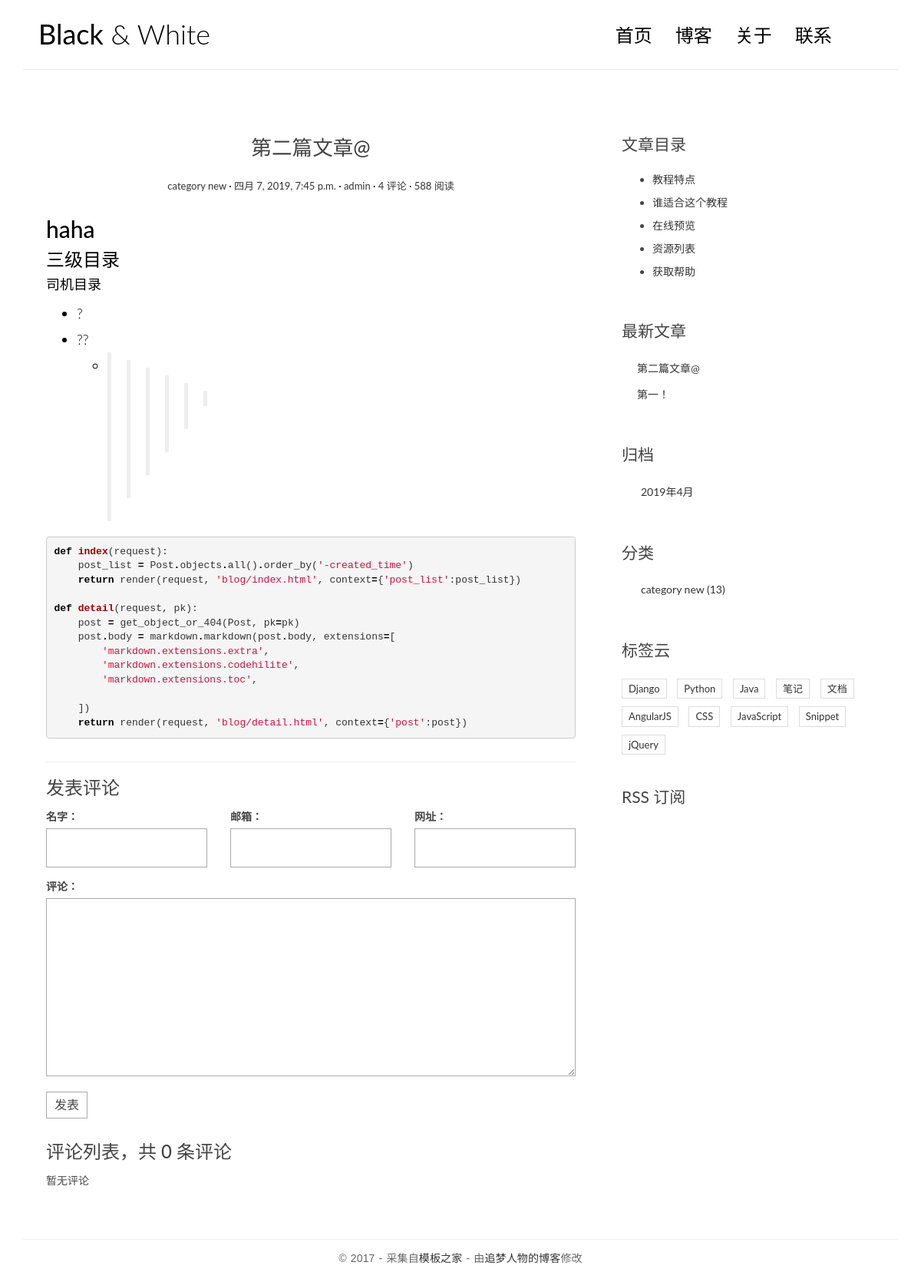
Screenshot of /post/3 with the database file from the repository.
### blog/models.py (models this page shows, shortened)
class Post(models.Model):
    title = models.CharField(max_length=70)
    body = models.TextField()
    created_time = models.DateTimeField()
    modified_time = models.DateTimeField()
    excerpt = models.CharField(max_length=200, blank=True)
    category = models.ForeignKey(Category, on_delete=models.CASCADE)
    tag = models.ManyToManyField(Tag)
    author = models.ForeignKey(User, on_delete=models.CASCADE)
    def get_absolute_url(self):  # /post/255/
        return reverse('blog:detail', kwargs={'pk': self.pk})
    class Meta:
        ordering=['-created_time']

class Category(models.Model):
    name = models.CharField(max_length=100)
    def __str__(self):
        return self.name

### blog/views.py (the view)
# urls.py: path('post/<int:pk>', views.detail, name='detail'),
def detail(request, pk):
    post = get_object_or_404(Post, pk=pk)
    post.body = markdown.markdown(post.body, extensions=[
        'markdown.extensions.extra',
        'markdown.extensions.codehilite',
        'markdown.extensions.toc',
    ])
    form = CommentForm()
    comment_list = post.comment_set.all()
    context = {
        'post':post,
        'form':form,
        'comment_list':comment_list
    }
    return render(request, 'blog/detail.html', context=context)

### comments/forms.py
class CommentForm(forms.ModelForm):
    class Meta:
        model = Comment   #表单对应的数据库模型是Comment类
        fields = ['name', 'email', 'url', 'text']  #指定表单需要显示的字段

### blog/templatetags/blog_tags.py (called while the page is built)
@register.simple_tag
def get_recent_posts(num=5):
    return Post.objects.all()[:num]

@register.simple_tag
def archives():
    return Post.objects.dates('created_time', 'month', order='DESC')

@register.simple_tag
def get_categories():
    return Category.objects.all()

### templates/blog/detail.html (shortened to what this page needs)
{% extends 'base.html' %}
{% block main %}
<article class="post post-{{ post.pk }}">
                    <header class="entry-header">
                        <h1 class="entry-title">{{ post.title }}</h1>
                        <div class="entry-meta">
                            <span class="post-category"><a href="#">{{ post.category }}</a></span>
                            <span class="post-date"><a href="#"><time class="entry-date"
                                                                      datetime="{{ post.created_time }}">{{ post.created_time }}</time></a></span>
                            <span class="post-author"><a href="#">{{ post.author }}</a></span>
                            <span class="comments-link"><a href="#">4 评论</a></span>
                            <span class="views-count"><a href="#">588 阅读</a></span>
                        </div>
                    </header>
                    <div class="entry-content clearfix">
                        {{ post.body | safe }}
                    </div>
                </article>
<section class="comment-area" id="comment-area">
                    <hr>
                    <h3>发表评论</h3>
                    <form action="{% url 'comments:post_comment' post.pk %}" method="post" class="comment-form">
                        <div class="row">
                            <div class="col-md-4">
                                <label for="{{ form.name.id_for_label }}">名字：</label>
                                {{ form.name }}
                            </div>
                            <div class="col-md-4">
                                <label for="{{ form.email.id_for_label }}">邮箱：</label>
                                {{ form.email }}
                            </div>
                            <div class="col-md-4">
                                <label for="{{ form.url.id_for_label }}">网址：</label>
                                {{ form.url }}
                            </div>
                            <div class="col-md-12">
                                <label for="{{ form.text.id_for_label }}">评论：</label>
                                {{ form.text }}
                                <button type="submit" class="comment-btn">发表</button>
                            </div>
                        </div>
                    </form>
                    <div class="comment-list-panel">
                        <h3>评论列表，共 <span>{{ post.comment_set.count }}</span> 条评论</h3>
                        <ul class="comment-list list-unstyled">
                            {% for comment in comment_list %}
                            <li class="comment-item">
                                <span class="nickname">{{ comment.name }}</span>
                                <time class="submit-date" datetime="{{ comment.created_time }}">{{ comment.created_time }}</time>
                                <div class="text">
                                    {{ comment.text }}
                                </div>
                            </li>
                                {% empty %}
                                暂无评论
                            {% endfor %}
                        </ul>
                    </div>
                </section>
{% endblock main %}
{% block toc %}
<div class="widget widget-content">
                    <h3 class="widget-title">文章目录</h3>
                    <ul>
                        <li>
                            <a href="#">教程特点</a>
                        </li>
                        <li>
                            <a href="#">谁适合这个教程</a>
                        </li>
                        <li>
                            <a href="#">在线预览</a>
                        </li>
                        <li>
                            <a href="#">资源列表</a>
                        </li>
                        <li>
                            <a href="#">获取帮助</a>
                        </li>
                    </ul>
                </div>
{% endblock toc %}

### templates/base.html (shortened to what this page needs)
{% load staticfiles %}
{% load blog_tags %}
<!DOCTYPE html>
<html>
<head>
    <link rel="stylesheet"
          href="http://code.ionicframework.com/ionicons/2.0.1/css/ionicons.min.css">
    <link rel="stylesheet" href="{% static 'blog/css/bootstrap.min.css' %}">
    <link rel="stylesheet" href="{% static 'blog/css/pace.css' %}">
    <link rel="stylesheet" href="{% static 'blog/css/custom.css' %}">
    <link rel="stylesheet" href="{% static 'blog/css/highlights/github.css' %}">
</head>
<body>
<div class="container">
    <header id="site-header">
        <div class="row">
            <div class="col-md-4 col-sm-5 col-xs-8">
                <div class="logo">
                    <h1><a href="{% url 'blog:index' %}"><b>Black</b> &amp; White</a></h1>
                </div>
            </div>
            <div class="col-md-8 col-sm-7 col-xs-4">
                <nav class="main-nav" role="navigation">
                    <div class="collapse navbar-collapse"
                         id="bs-example-navbar-collapse-1">
                        <ul class="nav navbar-nav navbar-right">
                            <li class="cl-effect-11"><a href="index.html"
                                                        data-hover="首页">首页</a>
                            </li>
                            <li class="cl-effect-11"><a
                                    href="../../blog/static/blog/full-width.html"
                                    data-hover="博客">博客</a></li>
                            <li class="cl-effect-11"><a
                                    href="../../blog/static/blog/about.html"
                                    data-hover="关于">关于</a></li>
                            <li class="cl-effect-11"><a
                                    href="../../blog/static/blog/contact.html"
                                    data-hover="联系">联系</a></li>
                        </ul>
                    </div>
                </nav>
            </div>
        </div>
    </header>
</div>
<div class="content-body">
    <div class="container">
        <div class="row">
            <main class="col-md-8">
                {% block main %}
                {% endblock main %}
            </main>
            <aside class="col-md-4">
                {% block toc %}
                {% endblock toc %}
                <div class="widget widget-recent-posts">
                    <h3 class="widget-title">最新文章</h3>
                    {% get_recent_posts as recent_post_list %}
                    <ul>
                        {% for post in recent_post_list %}
                            <li>
                                <a href="{{ post.get_absolute_url }}">{{ post.title }}</a>
                            </li>
                        {% empty %}
                            暂无文章！
                        {% endfor %}
                    </ul>
                </div>
                <div class="widget widget-archives">
                    <h3 class="widget-title">归档</h3>
                    {% archives as date_list %}
                    <ul>
                        {% for date in date_list %}
                        <li>
                            <a href="{% url 'blog:archives' date.year date.month %}">{{ date.year }}年{{ date.month }}月</a>
                        </li>
                        {% empty %}
                        暂无归档！
                        {% endfor %}
                    </ul>
                </div>
                <div class="widget widget-category">
                    <h3 class="widget-title">分类</h3>
                    {% get_categories as category_list %}
                    <ul>
                        {% for category in category_list %}
                        <li>
                            <a href="{% url 'blog:category' category.pk %}">{{ category.name }} <span class="post-count">(13)</span></a>
                        </li>
                        {% empty %}
                        暂无分类！
                        {% endfor %}
                    </ul>
                </div>
                <div class="widget widget-tag-cloud">
                    <h3 class="widget-title">标签云</h3>
                    <ul>
                        <li>
                            <a href="#">Django</a>
                        </li>
                        <li>
                            <a href="#">Python</a>
                        </li>
                        <li>
                            <a href="#">Java</a>
                        </li>
                        <li>
                            <a href="#">笔记</a>
                        </li>
                        <li>
                            <a href="#">文档</a>
                        </li>
                        <li>
                            <a href="#">AngularJS</a>
                        </li>
                        <li>
                            <a href="#">CSS</a>
                        </li>
                        <li>
                            <a href="#">JavaScript</a>
                        </li>
                        <li>
                            <a href="#">Snippet</a>
                        </li>
                        <li>
                            <a href="#">jQuery</a>
                        </li>
                    </ul>
                </div>
                <div class="rss">
                    <a href=""> RSS
                        订阅</a>
                </div>
            </aside>
        </div>
    </div>
</div>
<footer id="site-footer">
    <div class="container">
        <div class="row">
            <div class="col-md-12">
                <p class="copyright">&copy 2017 - 采集自<a
                        href="http://www.cssmoban.com/"
                        target="_blank" title="模板之家">模板之家</a>
                    - 由<a href="http://zmrenwu.com/" title="网页模板"
                          target="_blank">追梦人物的博客</a>修改
                </p>
            </div>
        </div>
    </div>
</footer>
</body>
</html>

### blog/static/blog/css/custom.css (style rules this page uses)
* { outline: none; }
h1, h2, h3, h4, h5, h6 { margin-top: 0; }
b { font-weight: 400; }
a { color: #333; }
body { color: #444; font-family: 'Lato', sans-serif; }
p { font-family: 'Ubuntu', sans-serif; font-weight: 400; word-spacing: 1px; letter-spacing: 0.01em; }
#site-header { background-color: #FFF; padding: 25px 20px; margin-bottom: 40px; border-bottom: 1px solid #e7e7e7; }
.logo h1 a { color: #000; }
.logo h1 { margin: 0; font-family: 'Lato', sans-serif; font-weight: 300; }
.main-nav { margin-top: 11px; max-width: 95%; }
.main-nav a { color: #000000 !important; padding: 0 0 5px 0 !important; margin-right: 30px; font-family: 'Lato', sans-serif; font-weight: 300; font-size: 24px; }
.cl-effect-11 a { padding: 10px 0; color: #0972b4; text-shadow: none; }
.cl-effect-11 a::before { position: absolute; top: 0; left: 0; overflow: hidden; padding: 0 0 5px 0 !important; max-width: 0; border-bottom: 1px solid #000; color: #000; content: attr(data-hover); white-space: nowrap; -webkit-transition: max-width 0.5s; -moz-transition: max-width 0.5s; transition: max-width 0.5s; }
.content-body { padding-bottom: 4em; }
.post { background: #fff; padding: 30px 30px 0; }
.entry-title { text-align: center; font-size: 1.9em; margin-bottom: 20px; line-height: 1.6; padding: 10px 20px 0; }
.entry-meta { text-align: center; color: #DDDDDD; font-size: 13px; margin-bottom: 30px; }
.entry-content { font-size: 18px; line-height: 1.9; font-weight: 300; color: #000; }
.post-category::after, .post-date::after, .post-author::after, .comments-link::after { content: ' ·'; color: #000; }
.widget { background: #fff; padding: 30px 0 0; }
.widget-title { font-size: 1.5em; margin-bottom: 20px; line-height: 1.6; padding: 10px 0 0; font-weight: 400; }
.widget-recent-posts ul { padding: 0; margin: 0; padding-left: 20px; }
.widget-recent-posts ul li { list-style-type: none; position: relative; line-height: 170%; margin-bottom: 10px; }
.widget-recent-posts ul li::before { content: '\f3d3'; font-family: "Ionicons"; position: absolute; left: -17px; top: 3px; font-size: 16px; color: #000; }
.widget-archives ul { padding: 0; margin: 0; padding-left: 25px; }
.widget-archives ul li { list-style-type: none; position: relative; line-height: 170%; margin-bottom: 10px; }
.widget-archives ul li::before { content: '\f3f3'; font-family: "Ionicons"; position: absolute; left: -25px; top: 1px; font-size: 16px; color: #000; }
.widget-category ul { padding: 0; margin: 0; padding-left: 25px; }
.widget-category ul li { list-style-type: none; position: relative; line-height: 170%; margin-bottom: 10px; }
.widget-category ul li::before { content: '\f3fe'; font-family: "Ionicons"; position: absolute; left: -25px; top: 1px; font-size: 18px; color: #000; }
.widget-tag-cloud ul { padding: 0; margin: 0; margin-right: -10px; }
.widget-tag-cloud ul li { list-style-type: none; font-size: 13px; display: inline-block; margin-right: 10px; margin-bottom: 10px; padding: 3px 8px; border: 1px solid #ddd; }
.widget-content ul li { margin-bottom: 10px; }
.rss { font-size: 21px; margin-top: 30px; }
.rss a { color: #444; }
#site-footer { padding-top: 10px; padding: 0 0 1.5em 0; }
.copyright { text-align: center; padding-top: 1em; margin: 0; border-top: 1px solid #eee; color: #666; }
.contact-form input, .comment-form input { border: 1px solid #aaa; margin-bottom: 15px; width: 100%; padding: 15px 15px; font-size: 16px; line-height: 100%; transition: 0.4s border-color linear; }
.contact-form textarea, .comment-form textarea { border: 1px solid #aaa; margin-bottom: 15px; width: 100%; padding: 15px 15px; font-size: 16px; line-height: 20px !important; min-height: 183px; transition: 0.4s border-color linear; }
.comment-area { padding: 0 30px 0; }
.comment-form { margin-top: 15px; }
.comment-form .comment-btn { background-color: #fff; border: 1px solid #aaa; font-size: 16px; padding: 5px 10px; }
.comment-list-panel { margin-top: 30px; }
.comment-list { margin-top: 15px; }

### blog/static/blog/css/highlights/github.css (style rules this page uses)
.codehilite .k { color: #000000; font-weight: bold }
.codehilite .o { color: #000000; font-weight: bold }
.codehilite .nf { color: #990000; font-weight: bold }
.codehilite .w { color: #bbbbbb }
.codehilite .s1 { color: #d01040 }

### rows the page displays
Post: title "第二篇文章@", category "category new", created_time "四月 7, 2019, 7:45 p.m.", author "admin", body "haha 三级目录 司机目录 ? ?? def index ( request ): post_list = Post . objects . all () . order_by ( '-created_time' ) return render ( request , 'blog/index.html' , context = { 'post_list' : post_list }) def detail ( request , pk ): post = get_object_or_404 ( Post , pk = pk ) post . body = markdown . markdown ( post . body , extensions = [ 'markdown.extensions.extra' , 'markdown.extensions.codehilite' , 'markdown.extensions.toc' , ]) return render ( request , 'blog/detail.html' , context = { 'post' : post })", comment_set.count "0"
Post: title "第一！"
Category: name "category new"

### other values shown
{{ date.year }} "2019"
{{ date.month }} "4"
